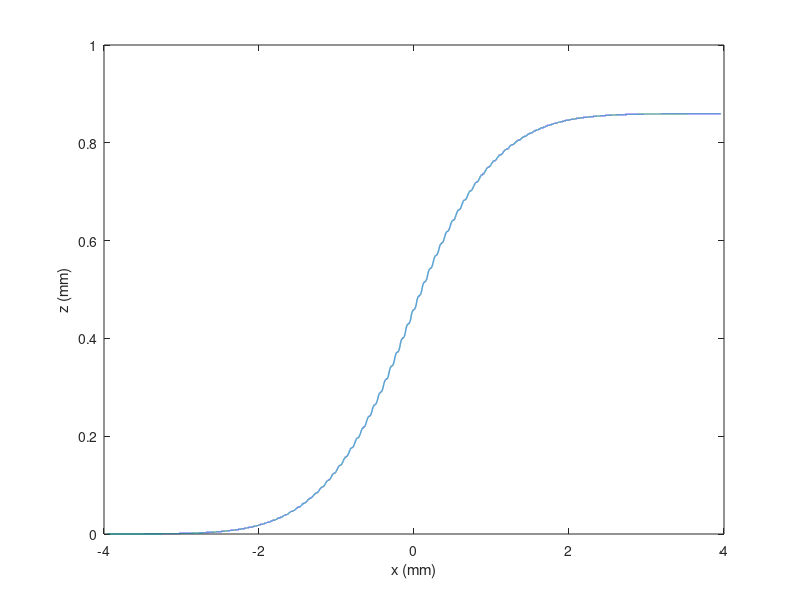
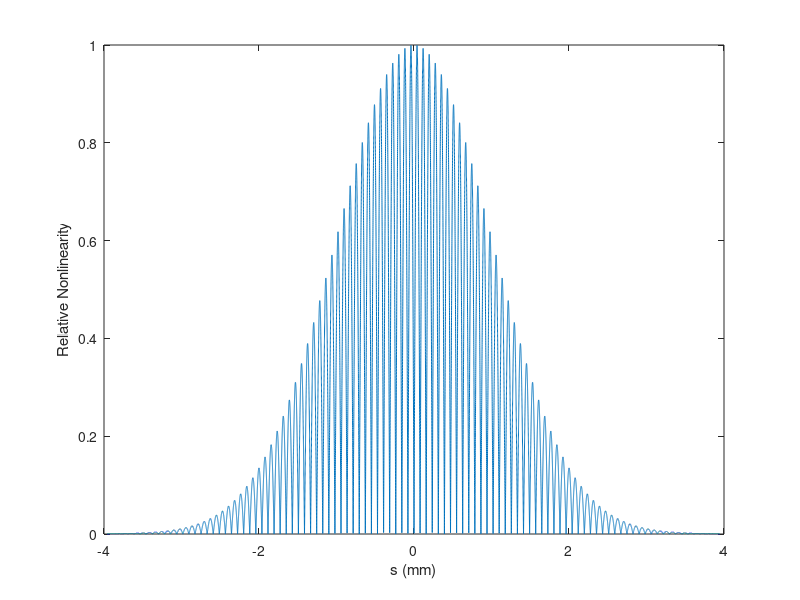

These charts were generated, in order, by the following MATLAB code:
clear;

% variable declaration
N = 87500; % no of grid points 87500
x = zeros(N,1); % \rho in the manuscript
s = zeros(N,1); % arc length
z = zeros(N,1);
d_eff = zeros(N,1);
theta = zeros(N,1);
sigma = 1; % gaussian standard deviation
Lambda = 0.157; % sine period
a=1;
delta = 0.00016;

% initial values
z(1) = -7; z(2) = -7;
s(1) = -7; s(2) = -7;


for i=3:N
     if ( abs(theta(i-1))< pi/4 ||  abs(theta(i-1))> 3*pi/4)
        z(i) = z(i-1)+delta;
        s(i) = s(i-1) + sqrt((x(i-1)-x(i-2))^2+(z(i)-z(i-1))^2);
	    d_eff(i) = exp(-s(i)^2/(sigma^2)/2)*a*abs(sin(2*pi*s(i)/Lambda));
        theta(i) = 0.5*asin(d_eff(i));
        dx = tan(theta(i));
        x(i) = x(i-1) + delta*dx;
    else
        x(i) = x(i-1)+delta;
        s(i) = s(i-1) + sqrt((x(i)-x(i-1))^2+(z(i-1)-z(i-2))^2);
        d_eff(i) = exp(-s(i)^2/(sigma^2)/2)*a*abs(sin(2*pi*s(i)/Lambda));
        theta(i) = 0.5*asin(d_eff(i));
        dz = tan(theta(i));
        z(i) = z(i-1) +  delta/dz;
     end

end

% PLOT
figure(1);
plot(z(19000:68500),x(19000:68500),'LineWidth',1);
xlabel('x (mm)')
ylabel('z (mm)')

figure(2);
plot(s(19000:67500),d_eff(19000:67500));
xlabel('s (mm)')
ylabel('Relative Nonlinearity')
hold on;